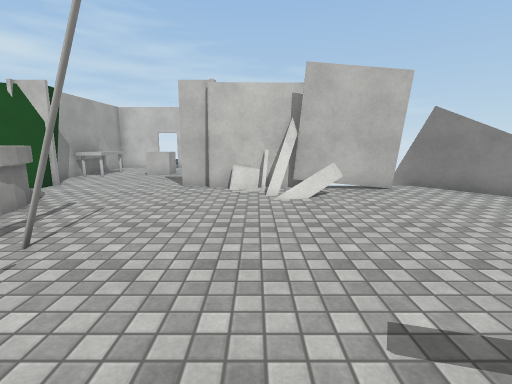
View 1 (above)

13 first-person views from a walk through a Unity game level. The camera is 1.4 m above the floor, tilts 10° down and sees 85° across. The floor is counted in squares, 1 m on a side. Each view is taken from the middle of a square. On the plan, view 1 faces up. The plan holds only what a view shows up to about 14 squares ahead; the rest is blank. Surface patterns are stand-ins for the level's own textures.

View 2
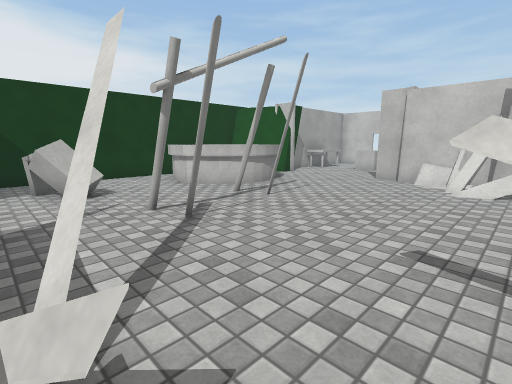

View 3
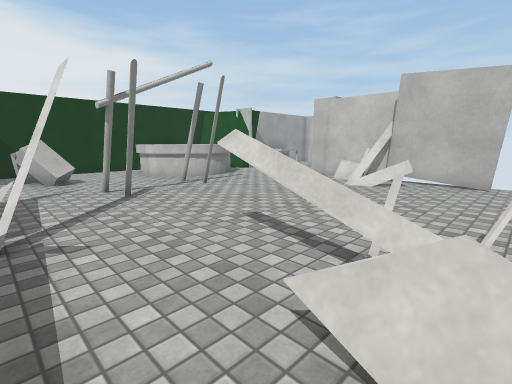

View 4
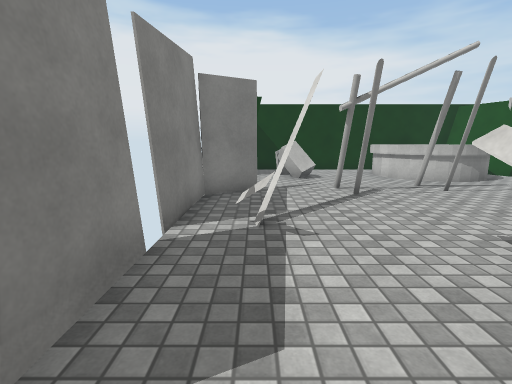

View 5
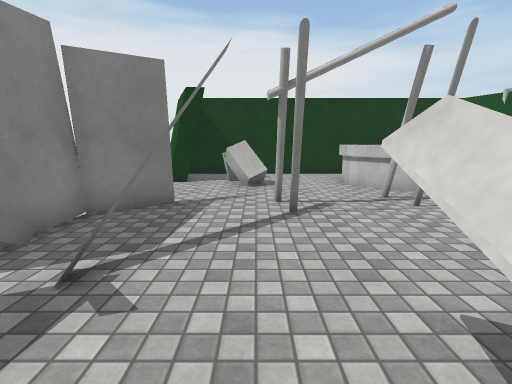

View 6
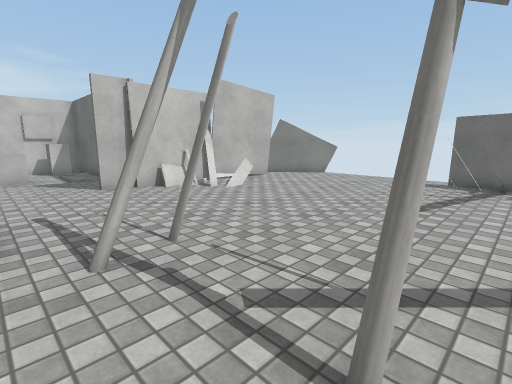

View 7
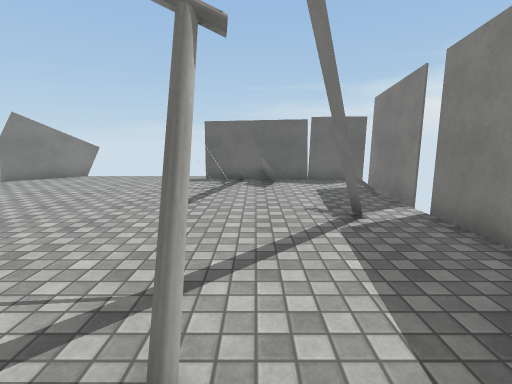

View 8
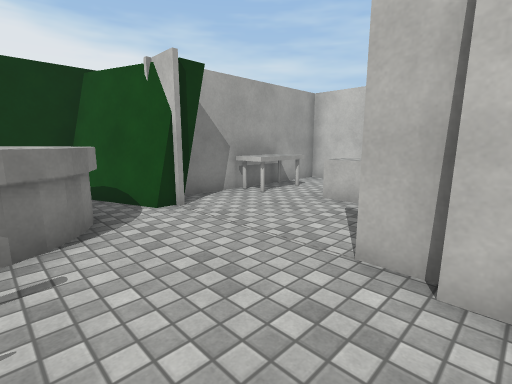

View 9
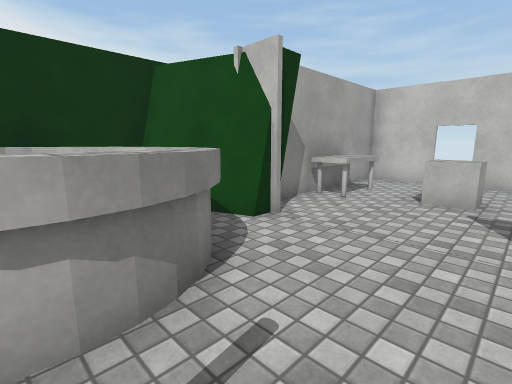

View 10
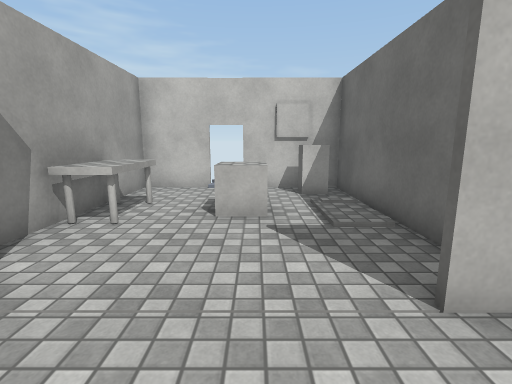

View 11
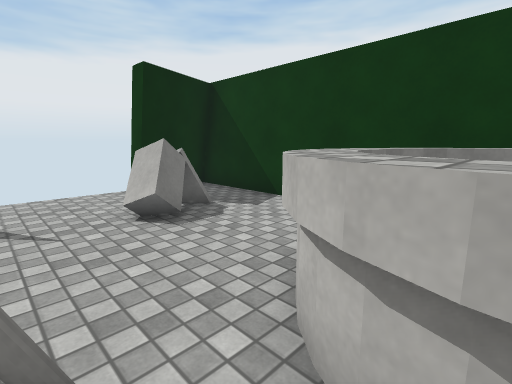

View 12
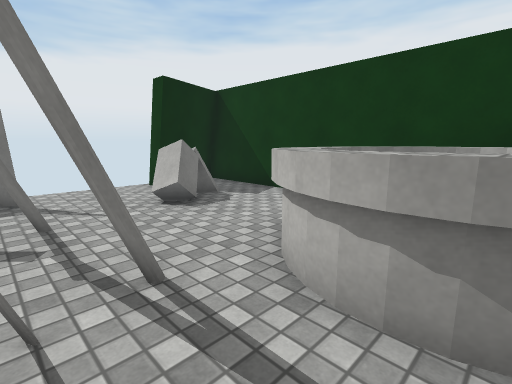

View 13
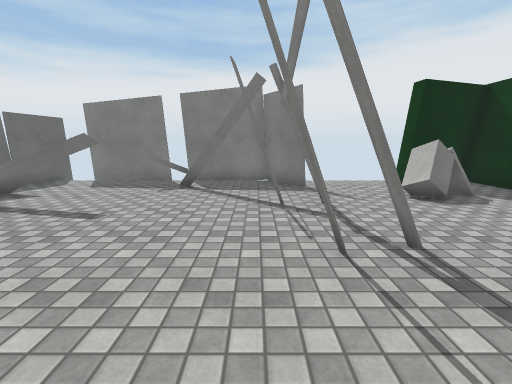

### Floor plan
Key: @ floor where view 1 was taken; # wall or solid block; x gap in a wall; . main floor; : floor 0.25 m higher than the main floor; = window, fence, low wall or low ledge; ^ raised ledge; T thing the floor can be seen under or through; B block; O other object.
Columns run from 10 left of view 1 to 7 right of it. Each row starts with its distance up from view 1.
 16   ###:####
 15   #....BB#
 14   #......#
 13   #OOOO..#
 12   #OO.O..#
 11   #......#
 10   ##.....#
  9   ##....######=x#
  8 ###.......=##...##
  7 ##^^^......=.....x
  6 #^# ^^...........
  5 #^  .^...........
  4 #x#^##.O.........
  3 #.^^#.O..........
  2 #.............=##
  1 #......OO...TT==#
  0 #..OO.....@...==#
 -1 #..OO....#......#
 -2 #..x...#..==....#
 -3 ####...#........#
 -4        ####x### #

Where each view was taken, in squares from view 1:
view 1: 0 up, 0 right, facing up
view 2: 2 down, 2 right, facing up-left
view 3: 2 down, 5 right, facing up-left
view 4: 2 down, 5 right, facing left
view 5: 0 up, 3 right, facing left
view 6: 0 up, 5 left, facing up-right
view 7: 0 up, 5 left, facing right
view 8: 6 up, 1 left, facing up-left
view 9: 5 up, 3 left, facing up-left
view 10: 7 up, 4 left, facing up
view 11: 5 up, 4 left, facing down-left
view 12: 6 up, 3 left, facing down-left
view 13: 7 up, 2 left, facing down
